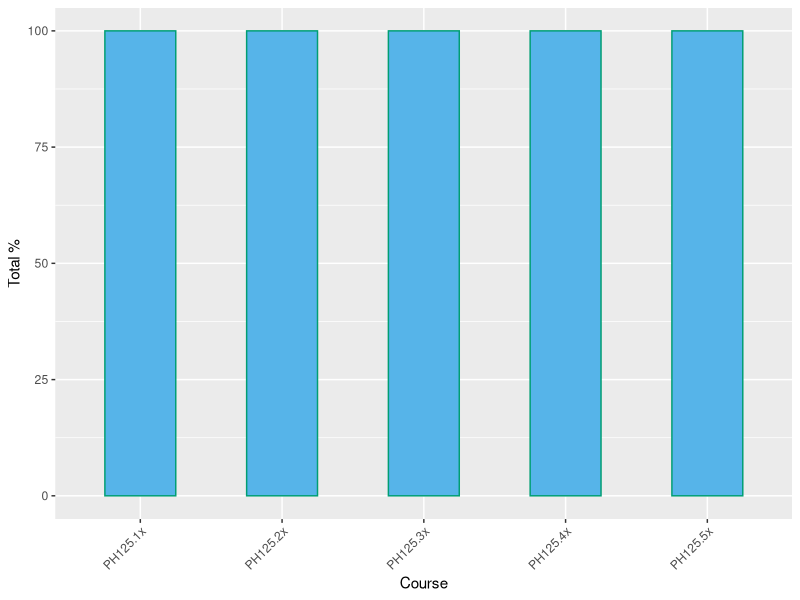

Reproduce this figure in R.
## ---- chunk 1
knitr::opts_chunk$set(echo = TRUE)
## ---- chunk 2
library(tidyverse)
## ---- chunk 3
totals <- c(100,100,100,100,100)
courses <- c("PH125.1x","PH125.2x","PH125.3x","PH125.4x","PH125.5x")
titles <- c("'R Basics'","'Visualization'","'Probability'","'Inference and Modeling'","'Productivity Tools'")
df <- data.frame(total=totals, course=courses, title=titles)
## ---- chunk 4
df %>% knitr::kable(col.names = c("Total %","Course","Title"),align = c("c","l","l"))
## ---- chunk 5
df %>% ggplot(aes(course, total)) +
  geom_bar(width = 0.5, stat = "identity", fill = "#56B4E9", color = "#009E73") +
  xlab("Course") +
  ylab("Total %") +
  theme(axis.text.x = element_text(angle=45, hjust=1))
